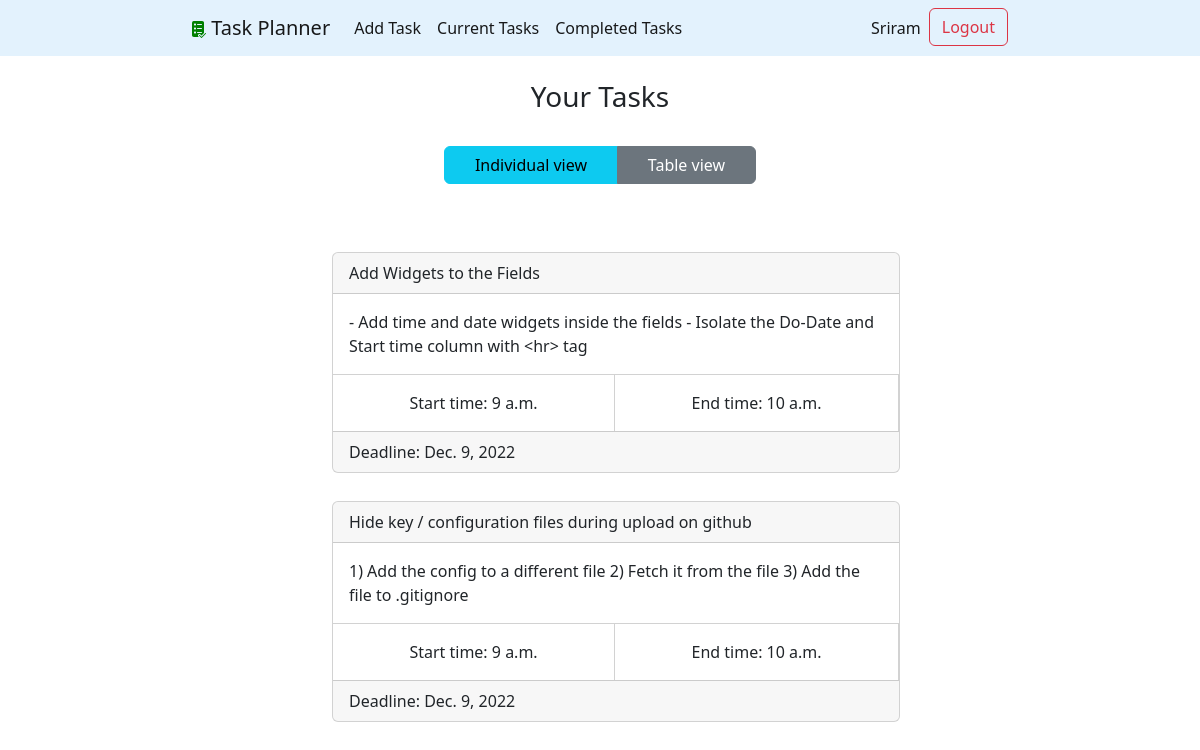
Before: / (signed in) with the older database file.
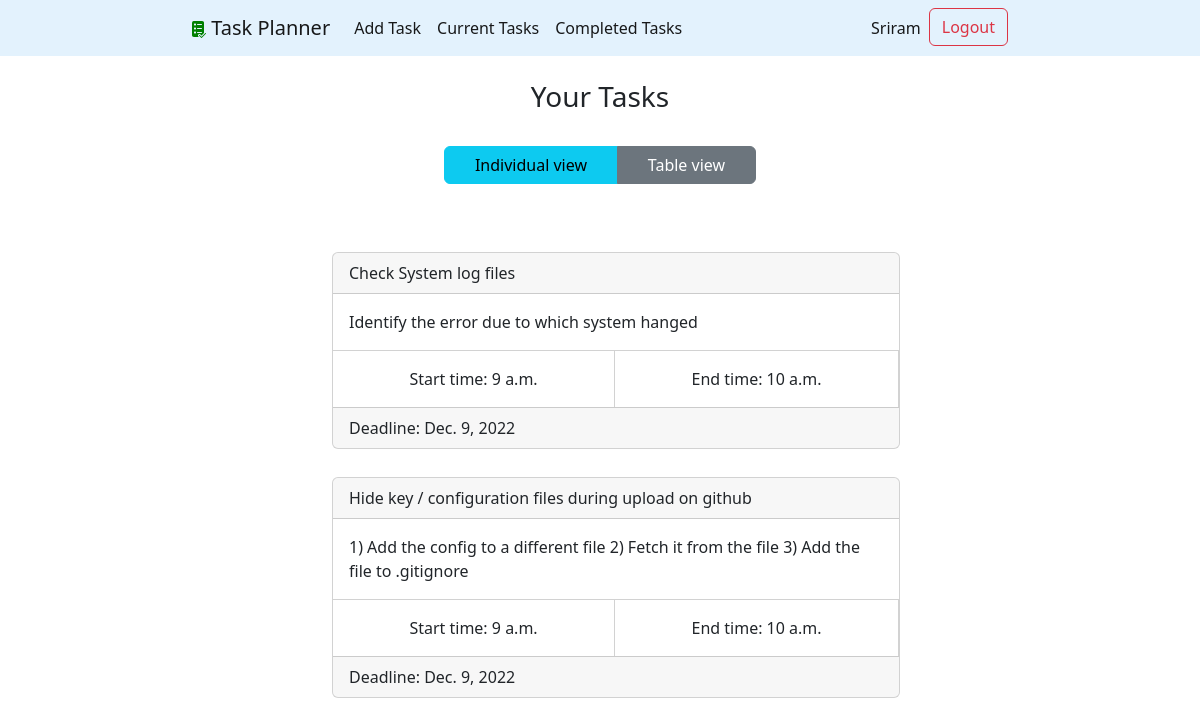
After: the same page with the newer database file.
### taskplanner/models.py (models this page shows, shortened)
class Task(models.Model):
    title = models.CharField(max_length=100)
    description = models.TextField(blank=True)
    created = models.DateField(auto_now_add=True)
    start_time = models.TimeField(null=True,blank=True)
    end_time = models.TimeField(null=True,blank=True)
    deadline = models.DateField(null=True,default=now())
    do_date = models.DateField(null=True,blank=True)
    completed = models.BooleanField(null=True,blank=True)
    completed_date = models.DateTimeField(null=True,blank=True)
    user = models.ForeignKey(User, on_delete=models.CASCADE)

### taskplanner/views.py (the view)
# urls.py: 2. Add a URL to urlpatterns:  path('', views.home, name='home')
def home(request):
    try:
        tasks = Task.objects.filter(user = request.user, completed_date__isnull=True).order_by('deadline')
        return render(request, 'taskplanner/home.html', {'tasks':tasks})
    except TypeError:
        return render(request, 'taskplanner/home.html')

### taskplanner/templates/taskplanner/home.html (shortened to what this page needs)
{% extends 'taskplanner/base.html'%}
{% block content %}
    {% if not user.is_authenticated %}
    <br>
    <div class="text-center landing">
        <h3>Welcome to Task Planner!</h3>
        <p>
            Here you can manage your tasks and keep track of what has been and what is remaining very easily!
            You can customise your tasks, delete them, and even redo them if it comes up again!
        </p>
        <div>
            <button class="btn btn-outline-primary"><a class="nav-link active" aria-current="page" href="{% url 'signupuser' %}">Sign up here!</a></button>
            <button class="btn btn-outline-primary"><a class="nav-link active" aria-current="page" href="{% url 'loginuser' %}">Login here!</a></button>
        </div>
    </div>
    {% else %}
    <br>
    <h3>Your Tasks</h3>
    <div class="viewtoggle btn-group container-fluid" role="group" aria-label="Basic example">
        <button type="button" class="btn btn-info" id="loginform"> Individual view</button>
        <button type="button" class="btn btn-secondary" id="signupform"> Table view </button>
      </div>
    <ul class="soloview tasks">
        {% for task in tasks %}
        <li><div class="card">
            <div class="card-header">{{task.title}}</div>
            <div class="card-body">
            {% if task.description %}
                {{task.description}}
            {% endif %}
            </div>
            <div class="flexy">
                <span class="text-center card-body start_time">
                    Start time: {{task.start_time}}
                </span>
                <span class="text-center card-body end_time">
                    End time: {{task.end_time}}
                </span>
            </div>
            {% if task.deadline %}
            <div class="card-footer">
                Deadline: {{task.deadline}}
            </div>
            {% endif %}
        </div></li>
        {% endfor %}
    </ul>
    {% endif %}
{% endblock %}

Changed rows visible on the page:
no longer on this page (row edited): Task: title "Add Widgets to the Fields", description "- Add time and date widgets inside the fields - Isolate the Do-Date and Start time column with <hr> tag", start_time "9 a.m.", end_time "10 a.m.", deadline "Dec. 9, 2022"
now on this page (row edited): Task: title "Check System log files", description "Identify the error due to which system hanged", start_time "9 a.m.", end_time "10 a.m.", deadline "Dec. 9, 2022"
